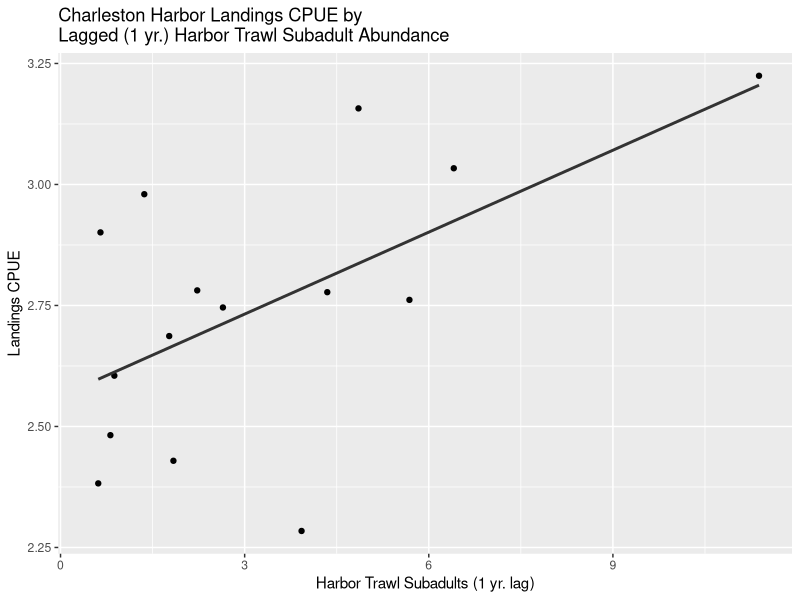
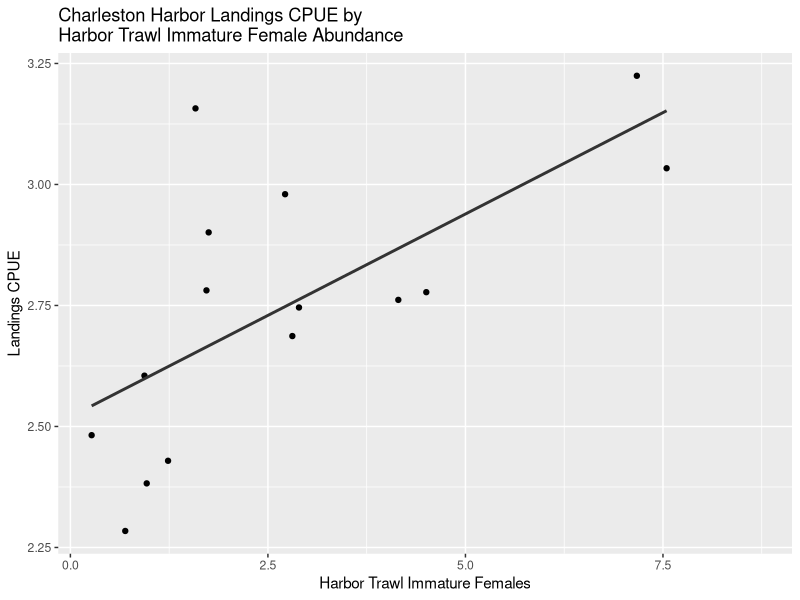
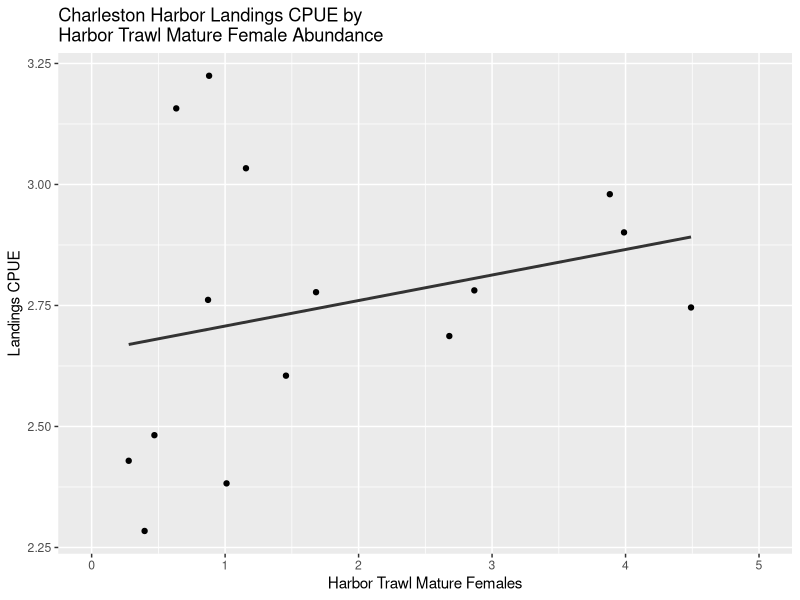
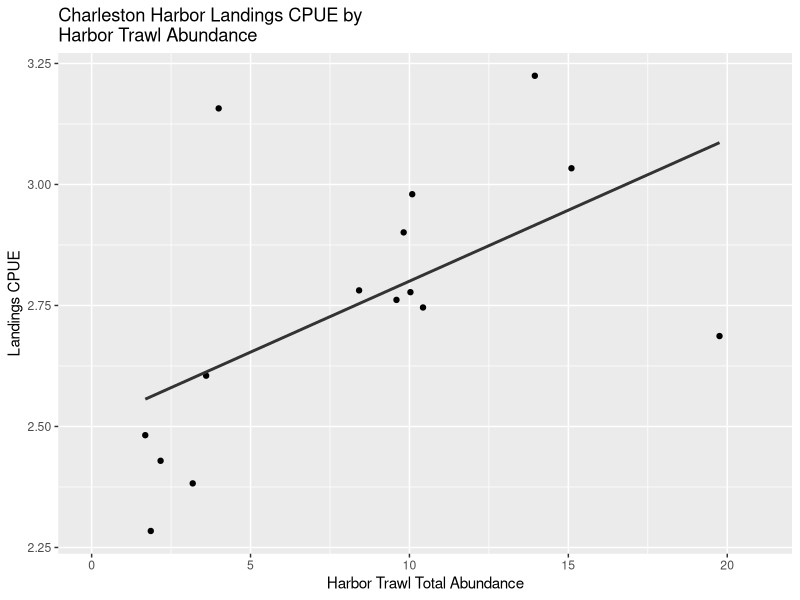
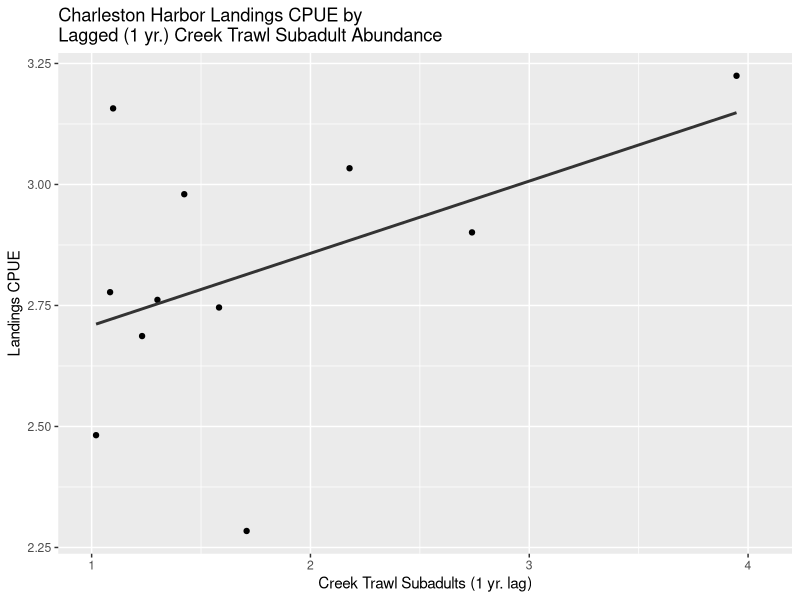
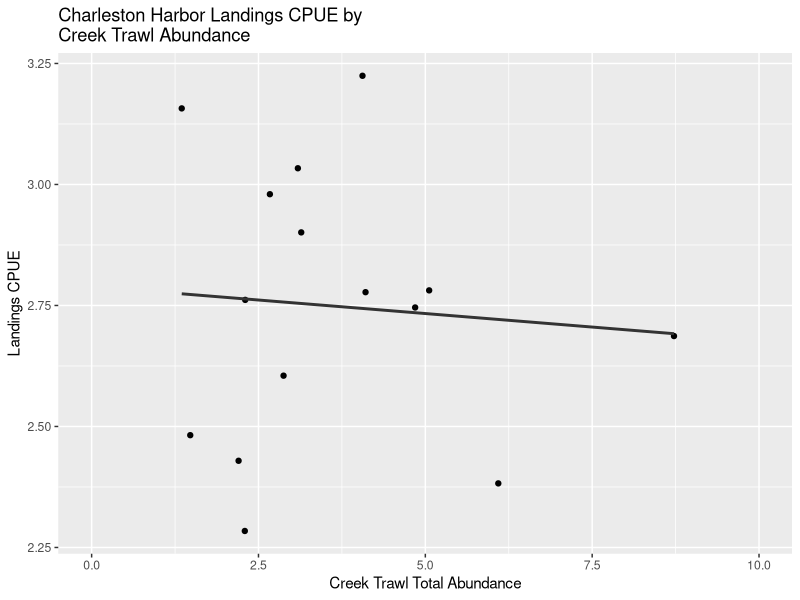
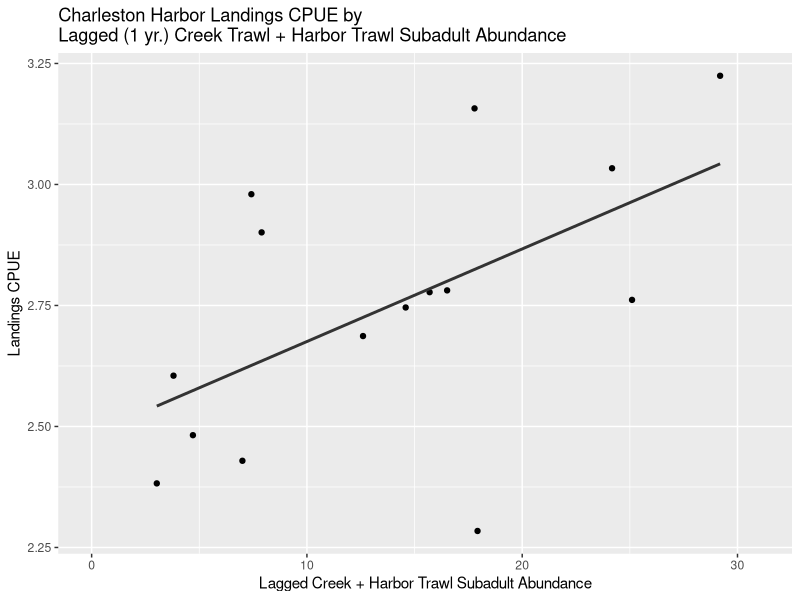
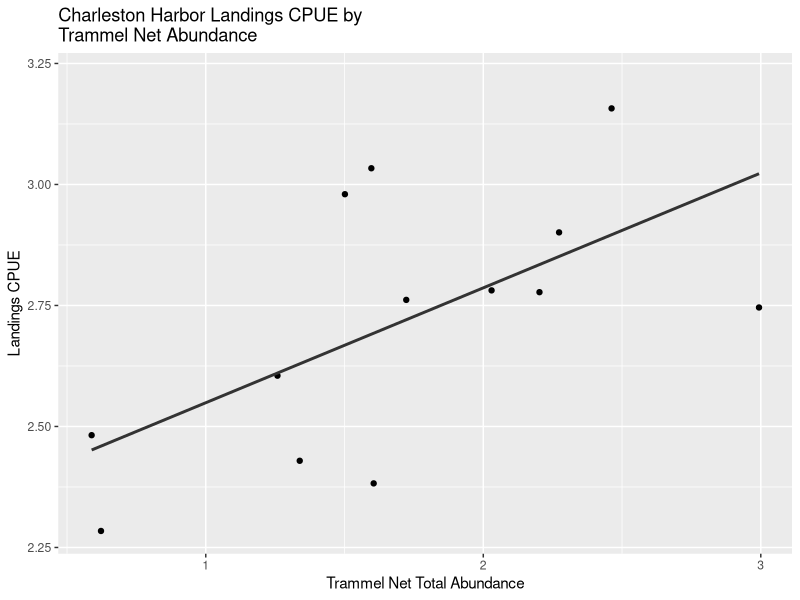

The R source for these figures, in order:
library(dplyr)
library(tidyr)
library(ggplot2)

scatterCrab <- read.csv("./Chapter1/data/Ch1_Scatter.csv", stringsAsFactors = FALSE)


B90Sub = ggplot(scatterCrab, aes(B90_SubadultLAG,MeanLandingsCPUE)) +
  ggtitle("Charleston Harbor Landings CPUE by\nLagged (1 yr.) Harbor Trawl Subadult Abundance") +
  geom_point() +
  stat_summary(fun.data = mean_cl_normal) +
  geom_smooth(method = 'lm', formula = y~x, se=FALSE, color='grey20') +
  labs(x="Harbor Trawl Subadults (1 yr. lag)", y="Landings CPUE") 
B90Sub


B90Imm = ggplot(scatterCrab, aes(B90_ImmatureFemaleCPUE,MeanLandingsCPUE)) +
  ggtitle("Charleston Harbor Landings CPUE by\nHarbor Trawl Immature Female Abundance") +
  geom_point() +
  stat_summary(fun.data = mean_cl_normal) +
  geom_smooth(method = 'lm', formula = y~x, se=FALSE, color='grey20') +
  labs(x="Harbor Trawl Immature Females", y="Landings CPUE")
B90Imm

B90Ma = ggplot(scatterCrab, aes(B90_MatureFemaleCPUE,MeanLandingsCPUE)) +
  ggtitle("Charleston Harbor Landings CPUE by\nHarbor Trawl Mature Female Abundance") +
  geom_point() +
  stat_summary(fun.data = mean_cl_normal) +
  geom_smooth(method = 'lm', formula = y~x, se=FALSE, color='grey20') +
  labs(x="Harbor Trawl Mature Females", y="Landings CPUE") +
  coord_cartesian(xlim = c(0.0, 5.0))
B90Ma

B90Tot = ggplot(scatterCrab, aes(B90_CPUE,MeanLandingsCPUE)) +
  ggtitle("Charleston Harbor Landings CPUE by\nHarbor Trawl Abundance") +
  geom_point() +
  stat_summary(fun.data = mean_cl_normal) +
  geom_smooth(method = 'lm', formula = y~x, se=FALSE, color='grey20') +
  labs(x="Harbor Trawl Total Abundance", y="Landings CPUE") +
  xlim(0,21)
B90Tot

T38Sub = ggplot(scatterCrab, aes(T38_SubadultLAG,MeanLandingsCPUE)) +
  ggtitle("Charleston Harbor Landings CPUE by\nLagged (1 yr.) Creek Trawl Subadult Abundance") +
  geom_point() +
  stat_summary(fun.data = mean_cl_normal) +
  geom_smooth(method = 'lm', formula = y~x, se=FALSE, color='grey20') +
  labs(x="Creek Trawl Subadults (1 yr. lag)", y="Landings CPUE") +
  xlim(1,4.05)
T38Sub

T38Tot = ggplot(scatterCrab, aes(T38_CPUE,MeanLandingsCPUE)) +
  ggtitle("Charleston Harbor Landings CPUE by\nCreek Trawl Abundance") +
  geom_point() +
  stat_summary(fun.data = mean_cl_normal) +
  geom_smooth(method = 'lm', formula = y~x, se=FALSE, color='grey20') +
  labs(x="Creek Trawl Total Abundance", y="Landings CPUE") +
  xlim(0,10)
T38Tot

B90T38Sub = ggplot(scatterCrab, aes(T38B90_SubadultLAG,MeanLandingsCPUE)) +
  ggtitle("Charleston Harbor Landings CPUE by\nLagged (1 yr.) Creek Trawl + Harbor Trawl Subadult Abundance") +
  geom_point() +
  stat_summary(fun.data = mean_cl_normal) +
  geom_smooth(method = 'lm', formula = y~x, se=FALSE, color='grey20') +
  labs(x="Lagged Creek + Harbor Trawl Subadult Abundance", y="Landings CPUE") +
  xlim(0,31)
B90T38Sub

T06Tot = ggplot(scatterCrab, aes(T06_CPUE,MeanLandingsCPUE)) +
  ggtitle("Charleston Harbor Landings CPUE by\nTrammel Net Abundance") +
  geom_point() +
  stat_summary(fun.data = mean_cl_normal) +
  geom_smooth(method = 'lm', formula = y~x, se=FALSE, color='grey20') +
  labs(x="Trammel Net Total Abundance", y="Landings CPUE") 
T06Tot




